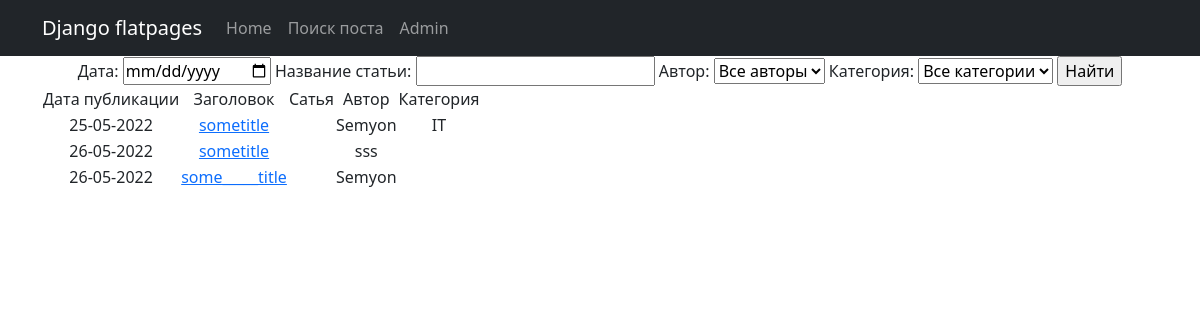
The page /news/search/ on the database as committed earlier.
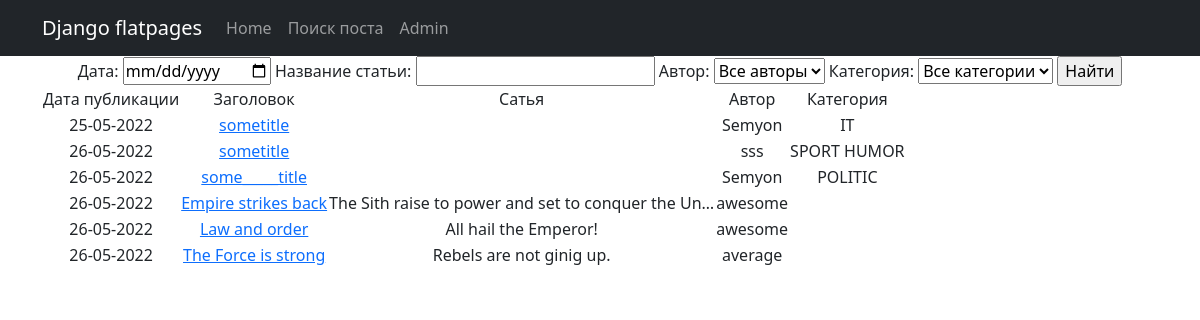
The same page on the database as committed later.
### news/models.py (models this page shows, shortened)
class Post(models.Model):
    author = models.ForeignKey(Author, on_delete=models.CASCADE)
    NEWS = 'NW'
    ARTICLE = 'AR'
    CAT_CHOICES = (
        (NEWS, 'Новость'),
        (ARTICLE, 'Статья'),
    )
    type = models.CharField(max_length=2, choices=CAT_CHOICES, default=ARTICLE)
    date = models.DateTimeField(auto_now_add=True)
    category = models.ManyToManyField(Category, through='PostCategory')
    text = models.TextField(default='')
    title = models.CharField(max_length=255)
    rating = models.SmallIntegerField(default=0)

class Author(models.Model):
    username = models.OneToOneField(User, on_delete=models.CASCADE)
    rating = models.SmallIntegerField(default=0)
    def __str__(self):
        return f'{self.username}'

class Category(models.Model):
    name = models.CharField(max_length=255, unique=True)
    def __str__(self):
        return f'{self.name}'

### news/views.py (the view)
# urls.py: path('search/', PostSearch.as_view(), name='search'),
class PostSearch(ListView):
    template_name = 'search.html'
    context_object_name = 'posts'
    queryset = Post.objects.all()
    def get_context_data(self, **kwargs):  # забираем отфильтрованные объекты переопределяя метод get_context_data у наследуемого класса (привет, полиморфизм, мы скучали!!!)
        context = super().get_context_data(**kwargs)
        context['filter'] = PostFilter(self.request.GET, queryset=super().get_queryset())  # вписываем наш фильтр в контекст
        context['categories'] = Category.objects.all()
        context['form'] = PostForm
        return context
    def get_queryset(self):
        queryset = super().get_queryset()
        self.filterset = PostFilter(self.request.GET, queryset)
        return self.filterset.qs

### templates/search.html (shortened to what this page needs)
{% extends 'flatpages/default.html' %}
{% load custom_tags %}
{% block content %}
    <form method="GET">
        {{ filter.form }}
        <input type="submit" value="Найти">
    </form>
    {% if posts %}
        <table>
            <tr>
                <td>Дата публикации</td>
                <td>Заголовок</td>
                <td>Сатья</td>
                <td>Автор</td>
                <td>Категория</td>
            </tr>
            {% for new in posts %}
                <tr>
                    <td>{{ new.date|date:'d-m-Y' }}</td>
                    <td><a href="{% url 'new_search' new.id %}">{{ new.title }}</a></td>
                    <td>{{ new.text|truncatechars:50 }}</td>
                    <td>{{ new.author.username }}</td>
                    <td>
                        {% for category in new.category.all %}
                            {{ category }}
                        {% endfor %}
                    </td>
                </tr>
            {% endfor %}
        </table>
    {% else %}
        <h2>НОВОСТЕЙ НЕТ!</h2>
    {% endif %}
{% endblock content %}

Rows that differ between the two databases and show on the page:
added Category: name "SPORT", shown under Post "sss"
added Category: name "HUMOR", shown under Post "sss"
added Category: name "POLITIC", shown under Post "some_____title"
added Post: date "26-05-2022", title "Empire strikes back", text "The Sith raise to power and set to conquer the Un…", author.username "awesome"
added Post: date "26-05-2022", title "Law and order", text "All hail the Emperor!", author.username "awesome"
added Post: date "26-05-2022", title "The Force is strong", text "Rebels are not ginig up.", author.username "average"
